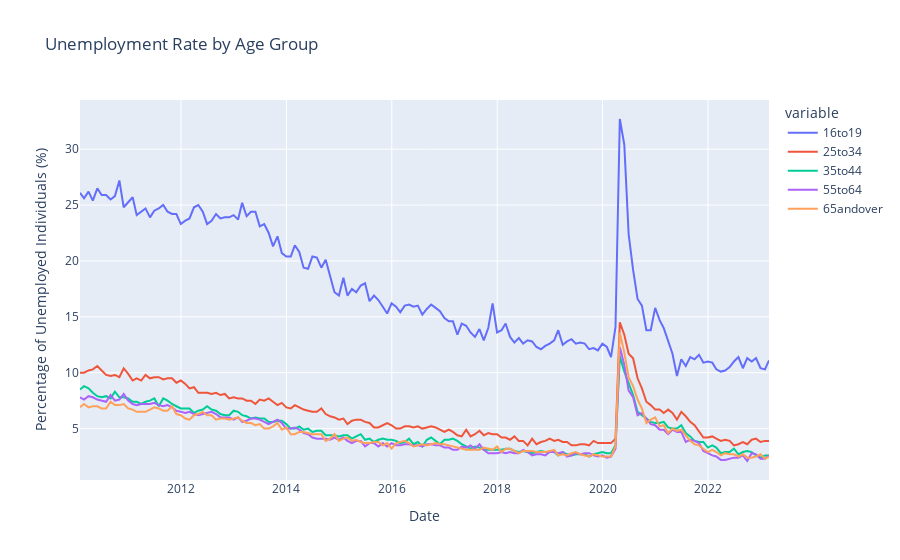

The cell this chart's notebook holds for it:
### Code cell
import requests
import pandas as pd
import plotly.express as px
import json

# Set the API endpoint and API key
data_url = 'https://api.bls.gov/publicAPI/v2/timeseries/data/'
api_key = '1315085c23bf46318cdba4ea8abfbfaf'

# Define the series IDs for each demographic group
series_ids = {
    '16to19': 'LNS14000012',
    '20to24': 'LNS14000087',
    '25to34': 'LNS14000089',
    '35to44': 'LNS14000091',
    '45to54': 'LNS14000092',
    '55to64': 'LNS14000093',
    '65andover': 'LNS14024230'
}
16-19
# Define the data to request
data = json.dumps({
    "seriesid": list(series_ids.values()),
    "startyear": "2010",
    "endyear": "2023",
    "catalog": True,
    "registrationKey": api_key
})

# Set request headers
headers = {'Content-type': 'application/json'}

# Make the API request
response = requests.post(data_url, headers=headers, data=data)
json_data = json.loads(response.text)

# Extract the results for each demographic group
results = {}
for group, series_id in series_ids.items():
    series_data = next(item for item in json_data['Results']['series'] if item['seriesID'] == series_id)
    data_points = [(f"{d['year']}-{d['period'][1:]}-01", float(d['value'])) for d in series_data['data']]
    results[group] = pd.DataFrame(data_points, columns=['date', group])
    results[group].set_index('date', inplace=True)

# Combine the data for all demographic groups
df = pd.concat(list(results.values()), axis=1)

# Resample the data to monthly frequency
df.index = pd.to_datetime(df.index)
df = df.resample('M').mean()

# Plot the data
fig = px.line(df, x=df.index, y=df.columns, title='Unemployment Rate by Age Group')
fig.update_layout(xaxis_title='Date', yaxis_title='Percentage of Unemployed Individuals (%)')
fig.show()

### Figure 1 — Plotly figure (JSON) as saved in the notebook; plotly's stock layout.template omitted (floating-point values rounded to 4 significant figures; data arrays with more than 128 entries replaced by an {"elided": "..."} marker saying what was removed)
{"data": [{"hovertemplate": "variable=16to19<br>date=%{x}<br>value=%{y}<extra></extra>", "legendgroup": "16to19", "line": {"color": "#636efa", "dash": "solid"}, "marker": {"symbol": "circle"}, "mode": "lines", "name": "16to19", "orientation": "v", "showlegend": true, "type": "scatter", "x": {"elided": "158 str values"}, "xaxis": "x", "y": {"elided": "158 float values"}, "yaxis": "y"}, {"hovertemplate": "variable=25to34<br>date=%{x}<br>value=%{y}<extra></extra>", "legendgroup": "25to34", "line": {"color": "#EF553B", "dash": "solid"}, "marker": {"symbol": "circle"}, "mode": "lines", "name": "25to34", "orientation": "v", "showlegend": true, "type": "scatter", "x": {"elided": "158 str values"}, "xaxis": "x", "y": {"elided": "158 float values"}, "yaxis": "y"}, {"hovertemplate": "variable=35to44<br>date=%{x}<br>value=%{y}<extra></extra>", "legendgroup": "35to44", "line": {"color": "#00cc96", "dash": "solid"}, "marker": {"symbol": "circle"}, "mode": "lines", "name": "35to44", "orientation": "v", "showlegend": true, "type": "scatter", "x": {"elided": "158 str values"}, "xaxis": "x", "y": {"elided": "158 float values"}, "yaxis": "y"}, {"hovertemplate": "variable=55to64<br>date=%{x}<br>value=%{y}<extra></extra>", "legendgroup": "55to64", "line": {"color": "#ab63fa", "dash": "solid"}, "marker": {"symbol": "circle"}, "mode": "lines", "name": "55to64", "orientation": "v", "showlegend": true, "type": "scatter", "x": {"elided": "158 str values"}, "xaxis": "x", "y": {"elided": "158 float values"}, "yaxis": "y"}, {"hovertemplate": "variable=65andover<br>date=%{x}<br>value=%{y}<extra></extra>", "legendgroup": "65andover", "line": {"color": "#FFA15A", "dash": "solid"}, "marker": {"symbol": "circle"}, "mode": "lines", "name": "65andover", "orientation": "v", "showlegend": true, "type": "scatter", "x": {"elided": "158 str values"}, "xaxis": "x", "y": {"elided": "158 float values"}, "yaxis": "y"}], "layout": {"legend": {"title": {"text": "variable"}, "tracegroupgap": 0}, "title": {"text": "Unemployment Rate by Age Group"}, "xaxis": {"anchor": "y", "domain": [0, 1], "title": {"text": "Date"}}, "yaxis": {"anchor": "x", "domain": [0, 1], "title": {"text": "Percentage of Unemployed Individuals (%)"}}}}
